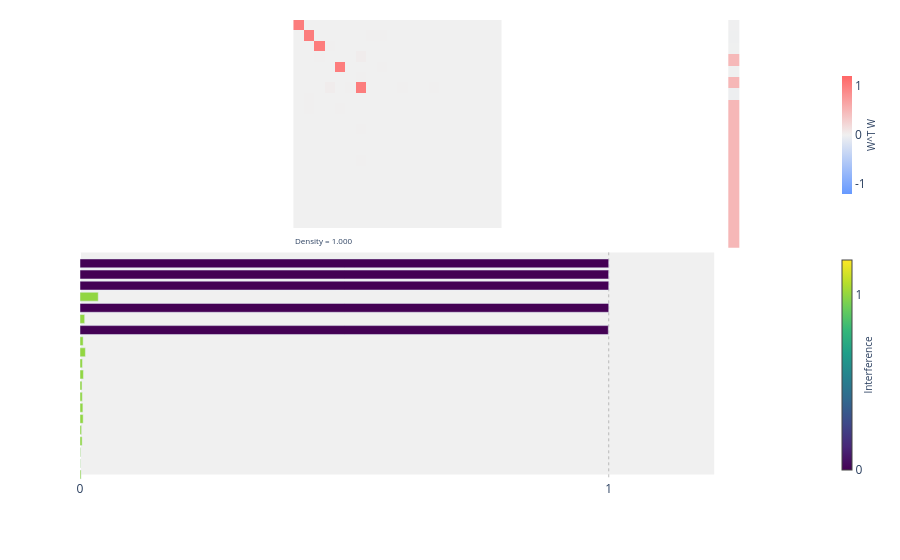

Write notebook code for a chart like this one.
### Code cell
plot_representation(grid)

### Figure 1 — Plotly figure (JSON) as saved in the notebook; plotly's stock layout.template omitted (floating-point values rounded to 4 significant figures; data arrays with more than 128 entries replaced by an {"elided": "..."} marker saying what was removed)
{"data": [{"colorbar": {"len": 0.3, "thickness": 10, "tickmode": "array", "ticktext": ["-1", "0", "1"], "tickvals": [-1, 0, 1], "title": {"font": {"size": 10}, "side": "right", "text": "W^T W"}, "y": 0.75}, "colorscale": [[0, "#6699FF"], [0.5, "#F0F0F0"], [1, "#FF6666"]], "hovertemplate": "i: %{y}<br>j: %{x}<br>value: %{z:.2f}<extra></extra>", "showscale": true, "type": "heatmap", "xaxis": "x", "yaxis": "y", "z": {"elided": "20x20 float values"}, "zmax": 1.2, "zmid": 0, "zmin": -1.2}, {"colorscale": [[0, "#6699FF"], [0.5, "#F0F0F0"], [1, "#FF6666"]], "hovertemplate": "i: %{y}<br>value: %{z:.2f}<extra></extra>", "showscale": false, "type": "heatmap", "xaxis": "x2", "yaxis": "y2", "z": [[-0.007496], [-0.01616], [-0.006482], [0.4745], [-0.006825], [0.4934], [-0.02837], [0.4946], [0.4922], [0.4968], [0.4943], [0.4964], [0.4988], [0.4987], [0.4982], [0.4991], [0.4971], [0.4995], [0.4971], [0.4982]], "zmax": 1.2, "zmid": 0, "zmin": -1.2}, {"hovertemplate": "||W<sub>%{y}</sub>||: %{x:.4f}<extra></extra>", "marker": {"cmax": 1.2, "cmin": 0, "color": [3.87e-05, 0.0001649, 4.908e-05, 0.9985, 8.028e-05, 0.9994, 0.001267, 0.9995, 1.0, 1.0, 0.9996, 1.0, 0.9997, 0.9996, 1.0, 0.9999, 1.0, 0.9996, 1.0, 0.9999], "colorbar": {"len": 0.5, "thickness": 10, "tickmode": "array", "ticktext": ["0", "1"], "tickvals": [0, 1], "title": {"font": {"size": 10}, "side": "right", "text": "Interference"}, "y": 0.25, "yanchor": "middle"}, "colorscale": [[0, "#440154"], [0.1111, "#482878"], [0.2222, "#3e4989"], [0.3333, "#31688e"], [0.4444, "#26828e"], [0.5556, "#1f9e89"], [0.6667, "#35b779"], [0.7778, "#6ece58"], [0.8889, "#b5de2b"], [1, "#fde725"]], "showscale": true}, "orientation": "h", "type": "bar", "x": [1.0, 0.9998, 1.0, 0.03449, 1.0, 0.008827, 0.9992, 0.005951, 0.01019, 0.00457, 0.006462, 0.003751, 0.004414, 0.005441, 0.005976, 0.003013, 0.003983, 0.001215, 0.000833, 0.002049], "xaxis": "x4", "y": [19, 18, 17, 16, 15, 14, 13, 12, 11, 10, 9, 8, 7, 6, 5, 4, 3, 2, 1, 0], "yaxis": "y4"}], "layout": {"annotations": [{"font": {"size": 8}, "showarrow": false, "text": "Density = 1.000", "x": -0.5, "xanchor": "left", "xref": "x", "y": 20, "yanchor": "top", "yref": "y"}], "margin": {"t": 20}, "paper_bgcolor": "white", "plot_bgcolor": "white", "shapes": [{"fillcolor": "#F0F0F0", "layer": "below", "line": {"width": 0}, "type": "rect", "x0": 0, "x1": 1.2, "xref": "x4", "y0": 0, "y1": 20, "yref": "y4"}], "showlegend": false, "xaxis": {"anchor": "y", "domain": [0, 0.8609], "showticklabels": false, "side": "top"}, "xaxis2": {"anchor": "y2", "domain": [0.8659, 0.9089], "showticklabels": false, "side": "top"}, "xaxis3": {"anchor": "y3", "domain": [0.9139, 1.0]}, "xaxis4": {"anchor": "y4", "domain": [0, 0.8609], "gridcolor": "gray", "griddash": "dot", "gridwidth": 0.5, "range": [0, 1.2], "showgrid": true, "tickmode": "array", "tickvals": [0, 1]}, "xaxis5": {"anchor": "y5", "domain": [0.8659, 0.9089]}, "xaxis6": {"anchor": "y6", "domain": [0.9139, 1.0]}, "yaxis": {"anchor": "x", "autorange": "reversed", "constrain": "domain", "domain": [0.505, 1], "scaleanchor": "x", "scaleratio": 1, "showticklabels": false}, "yaxis2": {"anchor": "x2", "autorange": "reversed", "constrain": "domain", "domain": [0.505, 1], "scaleanchor": "x2", "scaleratio": 1, "showticklabels": false}, "yaxis3": {"anchor": "x3", "domain": [0.505, 1]}, "yaxis4": {"anchor": "x4", "domain": [0, 0.495], "showticklabels": false}, "yaxis5": {"anchor": "x5", "domain": [0, 0.495]}, "yaxis6": {"anchor": "x6", "domain": [0, 0.495]}}}
